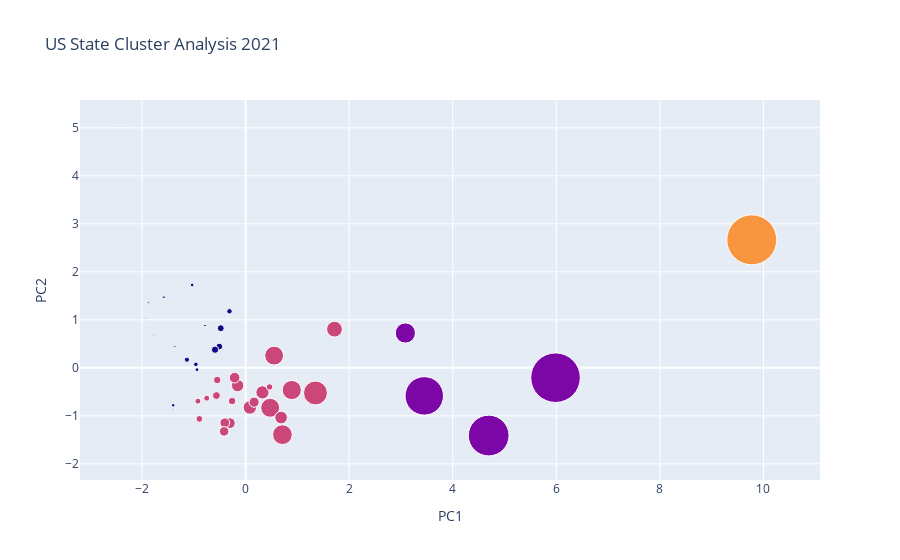

The cell this chart's notebook holds for it:
### Markdown cell above
#### 2021

### Code cell
warnings.filterwarnings('ignore')

clusterdf21, Z21, silhoutte21, ari21 = mda.cluster_algorithm(df21_processed, "KMeans")

fig21 = go.Figure(
    data=go.Scatter(
        x=clusterdf21["PC1"].values,
        y=clusterdf21["PC2"].values,
        text=clusterdf21.index,
        mode='markers',
        marker=go.Marker(
            size=df21_processed["deaths"],
            sizemode='diameter',
            sizeref=df21_processed["deaths"].max()/50,
            opacity=1,
            color=Z21
        )
    )
)

fig21.update_layout(
    go.Layout(
        title='US State Cluster Analysis 2021',
        xaxis=go.XAxis(title="PC1", showgrid=True, zeroline=True, showticklabels=True),
        yaxis=go.YAxis(title="PC2", showgrid=True, zeroline=True, showticklabels=True),
        hovermode='closest'
    )
)

fig21.show()

### Figure 1 — Plotly figure (JSON) as saved in the notebook; plotly's stock layout.template omitted (floating-point values rounded to 4 significant figures)
{"data": [{"marker": {"color": [2, 4, 2, 2, 3, 0, 2, 0, 1, 2, 0, 1, 2, 0, 0, 2, 2, 0, 2, 2, 2, 0, 2, 2, 0, 0, 0, 0, 2, 0, 1, 2, 0, 2, 2, 0, 2, 0, 2, 0, 2, 1, 0, 0, 2, 2, 0, 0, 0], "opacity": 1, "size": [16455, 954, 24229, 9148, 76709, 10480, 9161, 2286, 62504, 30283, 4163, 31017, 19037, 7858, 7030, 12149, 14986, 1531, 11758, 20273, 28984, 10656, 10450, 16223, 2907, 3336, 8420, 1961, 29037, 5857, 58993, 19436, 2057, 29447, 11552, 5655, 36705, 3066, 14636, 2486, 20640, 76062, 3787, 471, 15587, 9904, 5336, 11173, 1526], "sizemode": "diameter", "sizeref": 1534.0}, "mode": "markers", "text": ["Alabama", "Alaska", "Arizona", "Arkansas", "California", "Colorado", "Connecticut", "Delaware", "Florida", "Georgia", "Idaho", "Illinois", "Indiana", "Iowa", "Kansas", "Kentucky", "Louisiana", "Maine", "Maryland", "Massachusetts", "Michigan", "Minnesota", "Mississippi", "Missouri", "Montana", "Nebraska", "Nevada", "New Hampshire", "New Jersey", "New Mexico", "New York", "North Carolina", "North Dakota", "Ohio", "Oklahoma", "Oregon", "Pennsylvania", "Rhode Island", "South Carolina", "South Dakota", "Tennessee", "Texas", "Utah", "Vermont", "Virginia", "Washington", "West Virginia", "Wisconsin", "Wyoming"], "type": "scatter", "x": [-0.3026, -2.424, 1.717, -0.9199, 9.773, -0.5077, -0.7503, -1.408, 4.694, 0.7115, -1.576, 3.085, -0.1528, -1.132, -0.9594, -0.5627, -0.4011, -1.731, -0.2602, 0.3262, 0.5513, -0.4782, -0.8915, -0.2115, -1.876, -1.365, -0.3103, -1.62, 0.4749, -0.938, 3.45, 0.6863, -1.932, 0.8918, -0.5473, -1.032, 1.349, -1.412, -0.4141, -1.778, 0.08318, 5.985, -0.7851, -1.882, 0.1651, 0.4626, -1.398, -0.5892, -1.858], "y": [-1.152, 5.121, 0.805, -0.6938, 2.666, 0.4426, -0.6318, -0.8643, -1.411, -1.392, 1.471, 0.7252, -0.3701, 0.1699, 0.07233, -0.5778, -1.146, -0.5343, -0.6913, -0.5113, 0.2547, 0.8251, -1.064, -0.2049, 1.363, 0.4409, 1.177, -0.5395, -0.8326, -0.03822, -0.5847, -1.036, 1.032, -0.4622, -0.2551, 1.726, -0.5239, -0.7617, -1.324, 0.6863, -0.8252, -0.2056, 0.8801, -0.5663, -0.7149, -0.3991, -0.7804, 0.3772, 0.8577]}], "layout": {"autosize": true, "hovermode": "closest", "title": {"text": "US State Cluster Analysis 2021"}, "xaxis": {"autorange": true, "range": [-3.189, 11.04], "showgrid": true, "showticklabels": true, "title": {"text": "PC1"}, "type": "linear", "zeroline": true}, "yaxis": {"autorange": true, "range": [-3.096, 5.708], "showgrid": true, "showticklabels": true, "title": {"text": "PC2"}, "type": "linear", "zeroline": true}}}
